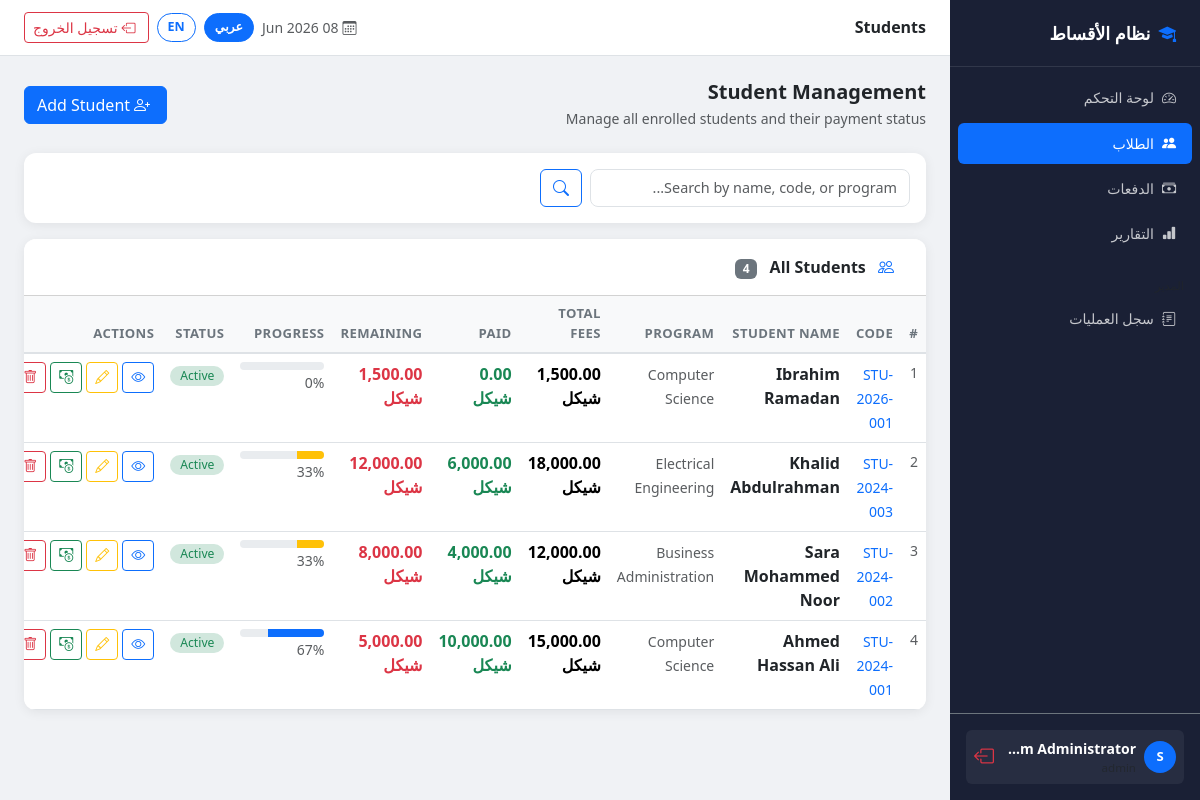
The app's page /student_payment_system/pages/students.php (signed in) with its own data.
### tables this page shows
CREATE TABLE `students` (
  `id` int(10) UNSIGNED NOT NULL,
  `student_code` varchar(20) NOT NULL,
  `full_name` varchar(100) NOT NULL,
  `email` varchar(100) DEFAULT NULL,
  `phone` varchar(20) DEFAULT NULL,
  `program` varchar(100) NOT NULL,
  `enrollment_date` date NOT NULL,
  `total_fees` decimal(12,2) NOT NULL,
  `notes` text DEFAULT NULL,
  `status` enum('active','inactive','graduated') NOT NULL DEFAULT 'active',
  `created_by` int(10) UNSIGNED NOT NULL,
  `created_at` timestamp NOT NULL DEFAULT current_timestamp(),
  `updated_at` timestamp NOT NULL DEFAULT current_timestamp() ON UPDATE current_timestamp()
);

### student_payment_system/includes/functions.php (called while the page is built, shortened)
<?php
function h(string $value): string {
    return htmlspecialchars($value, ENT_QUOTES | ENT_HTML5, 'UTF-8');
}
function getAllStudents(string $search = ''): array {
    $pdo = getDBConnection();
    $sql = "SELECT * FROM v_student_balance";
    $params = [];
    $sql .= " ORDER BY id DESC";
    $stmt = $pdo->prepare($sql);
    $stmt->execute($params);
    return $stmt->fetchAll();
}

### student_payment_system/config/app.php (called while the page is built, shortened)
<?php
function isAr(): bool {
    return $GLOBALS['lang'] === 'ar';
}
function formatMoney(float $amount): string {
    $formatted = number_format($amount, 2);
    return isAr()
        ? $formatted . ' ' . CURRENCY_AR
        : $formatted . ' ' . CURRENCY_EN;
}

### student_payment_system/pages/students.php (the view, shortened to what this page needs)
<?php
require_once __DIR__ . '/../config/app.php';
require_once __DIR__ . '/../includes/functions.php';
$search   = trim($_GET['search'] ?? '');
$students = getAllStudents($search);
include __DIR__ . '/../includes/header.php';
?>
<div class="d-flex justify-content-between align-items-center mb-4">
    <div>
        <h5 class="mb-1 fw-bold">Student Management</h5>
        <p class="text-muted small mb-0">Manage all enrolled students and their payment status</p>
    </div>
    <a href="<?= BASE_URL ?>/pages/add_student.php" class="btn btn-primary">
        <i class="bi bi-person-plus me-1"></i>Add Student
    </a>
</div>
<div class="card table-card mb-3 p-3">
    <form method="GET" class="d-flex gap-2">
        <input type="text" name="search" class="form-control" style="max-width:320px"
               placeholder="Search by name, code, or program..."
               value="<?= h($search) ?>">
        <button type="submit" class="btn btn-outline-primary">
            <i class="bi bi-search"></i>
        </button>
    </form>
</div>
<div class="card table-card">
    <div class="card-header bg-white py-3 px-4">
        <span class="fw-semibold">
            <i class="bi bi-people me-2 text-primary"></i>
            All Students
            <span class="badge bg-secondary ms-2"><?= count($students) ?></span>
        </span>
    </div>
    <div class="table-responsive">
        <table class="table table-hover mb-0">
            <thead>
                <tr>
                    <th>#</th>
                    <th>Code</th>
                    <th>Student Name</th>
                    <th>Program</th>
                    <th>Total Fees</th>
                    <th>Paid</th>
                    <th>Remaining</th>
                    <th>Progress</th>
                    <th>Status</th>
                    <th>Actions</th>
                </tr>
            </thead>
            <tbody>
                <?php if (empty($students)): ?>
                <tr>
                    <td colspan="10" class="text-center text-muted py-5">
                        <i class="bi bi-person-x fs-2 d-block mb-2"></i>
                        No students found.
                    </td>
                </tr>
                <?php else: ?>
                <?php foreach ($students as $i => $s):
                    $pct = $s['total_fees'] > 0
                        ? round(($s['total_paid'] / $s['total_fees']) * 100)
                        : 0;
                    $barColor = $pct >= 100 ? 'success' : ($pct >= 50 ? 'primary' : 'warning');
                ?>
                <tr>
                    <td class="text-muted small"><?= $i + 1 ?></td>
                    <td><code class="text-primary"><?= h($s['student_code']) ?></code></td>
                    <td>
                        <a href="<?= BASE_URL ?>/pages/student_detail.php?id=<?= $s['id'] ?>"
                           class="text-dark fw-semibold text-decoration-none">
                            <?= h($s['full_name']) ?>
                        </a>
                    </td>
                    <td><small class="text-muted"><?= h($s['program']) ?></small></td>
                    <td class="fw-semibold"><?= formatMoney($s['total_fees']) ?></td>
                    <td class="text-success fw-semibold"><?= formatMoney($s['total_paid']) ?></td>
                    <td class="<?= $s['remaining_balance'] > 0 ? 'text-danger' : 'text-success' ?> fw-semibold">
                        <?= formatMoney($s['remaining_balance']) ?>
                    </td>
                    <td style="min-width:100px">
                        <div class="progress" title="<?= $pct ?>% paid">
                            <div class="progress-bar bg-<?= $barColor ?>" style="width:<?= $pct ?>%"></div>
                        </div>
                        <small class="text-muted"><?= $pct ?>%</small>
                    </td>
                    <td>
                        <?php
                        $statusColors = ['active'=>'success','inactive'=>'secondary','graduated'=>'info'];
                        $color = $statusColors[$s['status']] ?? 'secondary';
                        ?>
                        <span class="badge bg-<?= $color ?>-subtle text-<?= $color ?> status-badge text-capitalize">
                            <?= h($s['status']) ?>
                        </span>
                    </td>
                    <td>
                        <div class="d-flex gap-1">
                            <a href="<?= BASE_URL ?>/pages/student_detail.php?id=<?= $s['id'] ?>"
                               class="btn btn-sm btn-outline-primary" title="View Details">
                                <i class="bi bi-eye"></i>
                            </a>
                            <a href="<?= BASE_URL ?>/pages/edit_student.php?id=<?= $s['id'] ?>"
                               class="btn btn-sm btn-outline-warning" title="Edit">
                                <i class="bi bi-pencil"></i>
                            </a>
                            <a href="<?= BASE_URL ?>/pages/add_payment.php?student_id=<?= $s['id'] ?>"
                               class="btn btn-sm btn-outline-success" title="Add Payment">
                                <i class="bi bi-cash-coin"></i>
                            </a>
                            <?php if ($s['remaining_balance'] <= 0): ?>
                            <?php else: ?>
                            <a href="?delete=<?= $s['id'] ?>"
                               class="btn btn-sm btn-outline-danger"
                               title="Delete"
                               onclick="return confirm('Delete student <?= h(addslashes($s['full_name'])) ?>? This action cannot be undone.')">
                                <i class="bi bi-trash"></i>
                            </a>
                            <?php endif; ?>
                        </div>
                    </td>
                </tr>
                <?php endforeach; ?>
                <?php endif; ?>
            </tbody>
        </table>
    </div>
</div>
<?php include __DIR__ . '/../includes/footer.php'; ?>

### records on screen
students: student_code "STU-2026-001", full_name "Ibrahim Ramadan", program "Computer Science", total_fees "1,500.00 شيكل", total_paid "0.00 شيكل", remaining_balance "1,500.00 شيكل", pct "0", status "Active"
students: student_code "STU-2024-003", full_name "Khalid Abdulrahman", program "Electrical Engineering", total_fees "18,000.00 شيكل", total_paid "6,000.00 شيكل", remaining_balance "12,000.00 شيكل", pct "33", status "Active"
students: student_code "STU-2024-002", full_name "Sara Mohammed Noor", program "Business Administration", total_fees "12,000.00 شيكل", total_paid "4,000.00 شيكل", remaining_balance "8,000.00 شيكل", pct "33", status "Active"
students: student_code "STU-2024-001", full_name "Ahmed Hassan Ali", program "Computer Science", total_fees "15,000.00 شيكل", total_paid "10,000.00 شيكل", remaining_balance "5,000.00 شيكل", pct "67", status "Active"

### other values on screen
__t($key) "لوحة التحكم"
__t($key) "الطلاب"
__t($key) "الدفعات"
__t($key) "التقارير"
__t('audit_log') "سجل العمليات"
mb_substr($user['full_name'],0,1) "S"
$user['full_name'] "System Administrat…"
PAGE_TITLE "Students"
__t('sign_out') "تسجيل الخروج"
count($students) "4"
